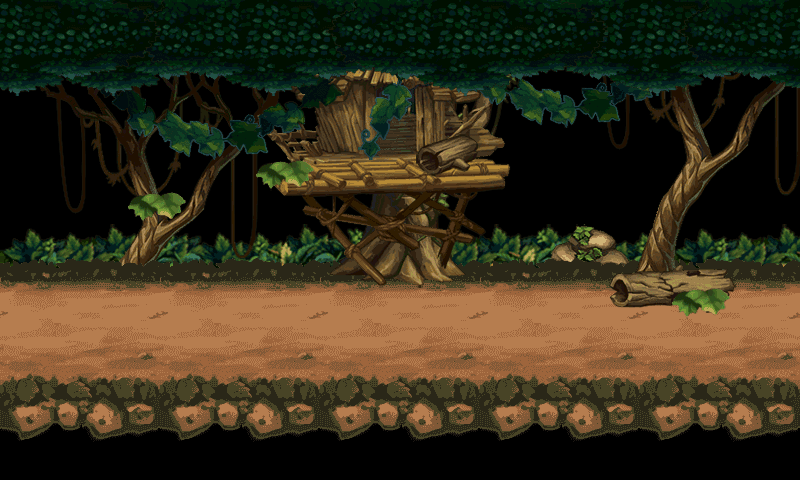

Below is a game level as drawn by its tile map, then a one-line description and the .tmx that defines it (tile-layer data replaced by summaries):
An orthogonal 25x15 tile map with 32x32 px tiles, 13 tile layers (BackGrass, Tree02, Land, Tree, ...), 2 tilesets.

<map version="1.0" orientation="orthogonal" renderorder="right-down" width="25" height="15" tilewidth="32" tileheight="32" nextobjectid="1">
 <tileset firstgid="1" name="2_1_atlas" tilewidth="32" tileheight="32" tilecount="1089" columns="33">
  <image source="2_1_atlas.PNG" width="1056" height="1056" />
 </tileset>
 <tileset firstgid="1090" name="Jungle_Edges" tilewidth="32" tileheight="32" tilecount="256" columns="16">
  <image source="Jungle_Edges.png" width="512" height="512" />
 </tileset>
 <layer name="BackGrass" width="25" height="15">
  <data>[375 cells, 75 non-empty, 36 distinct tile ids]</data>
 </layer>
 <layer name="Tree02" width="25" height="15">
  <data>[375 cells, 92 non-empty, 92 distinct tile ids]</data>
 </layer>
 <layer name="Land" width="25" height="15">
  <data>[375 cells, 150 non-empty, 30 distinct tile ids]</data>
 </layer>
 <layer name="Tree" width="25" height="15">
  <data>[375 cells, 144 non-empty, 144 distinct tile ids]</data>
 </layer>
 <layer name="House" width="25" height="15">
  <data>[375 cells, 72 non-empty, 72 distinct tile ids]</data>
 </layer>
 <layer name="Rock01" width="25" height="15">
  <data>[375 cells, 0 non-empty, 0 distinct tile ids]</data>
 </layer>
 <layer name="Rock02" width="25" height="15">
  <data>[375 cells, 0 non-empty, 0 distinct tile ids]</data>
 </layer>
 <layer name="Rock03" width="25" height="15">
  <data>[375 cells, 12 non-empty, 12 distinct tile ids]</data>
 </layer>
 <layer name="Ivy" width="25" height="15">
  <data>[375 cells, 66 non-empty, 38 distinct tile ids]</data>
 </layer>
 <layer name="Leaf04" width="25" height="15">
  <data>[375 cells, 0 non-empty, 0 distinct tile ids]</data>
 </layer>
 <layer name="Leaf01" width="25" height="15">
  <data>[375 cells, 51 non-empty, 27 distinct tile ids]</data>
 </layer>
 <layer name="Leaf02" width="25" height="15">
  <data>[375 cells, 39 non-empty, 27 distinct tile ids]</data>
 </layer>
 <layer name="Leaf03" width="25" height="15">
  <data>[375 cells, 42 non-empty, 27 distinct tile ids]</data>
 </layer>
</map>
